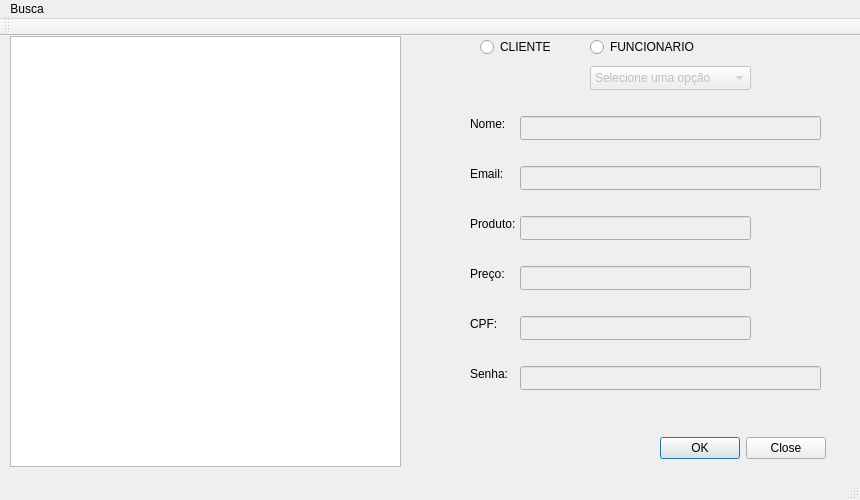
<?xml version="1.0" encoding="UTF-8"?>
<ui version="4.0">
 <class>MainWindow</class>
 <widget class="QMainWindow" name="MainWindow">
  <property name="geometry">
   <rect>
    <x>0</x>
    <y>0</y>
    <width>860</width>
    <height>500</height>
   </rect>
  </property>
  <property name="sizePolicy">
   <sizepolicy hsizetype="Expanding" vsizetype="Expanding">
    <horstretch>0</horstretch>
    <verstretch>0</verstretch>
   </sizepolicy>
  </property>
  <property name="minimumSize">
   <size>
    <width>860</width>
    <height>500</height>
   </size>
  </property>
  <property name="maximumSize">
   <size>
    <width>860</width>
    <height>500</height>
   </size>
  </property>
  <property name="windowTitle">
   <string>APS-POO CADASTRO DE PESSOAS</string>
  </property>
  <property name="animated">
   <bool>false</bool>
  </property>
  <widget class="QWidget" name="centralWidget">
   <property name="sizePolicy">
    <sizepolicy hsizetype="Expanding" vsizetype="Expanding">
     <horstretch>0</horstretch>
     <verstretch>0</verstretch>
    </sizepolicy>
   </property>
   <widget class="QRadioButton" name="rbtCliente">
    <property name="geometry">
     <rect>
      <x>480</x>
      <y>0</y>
      <width>91</width>
      <height>22</height>
     </rect>
    </property>
    <property name="text">
     <string>CLIENTE</string>
    </property>
   </widget>
   <widget class="QLabel" name="label">
    <property name="geometry">
     <rect>
      <x>470</x>
      <y>80</y>
      <width>51</width>
      <height>16</height>
     </rect>
    </property>
    <property name="text">
     <string>Nome:</string>
    </property>
   </widget>
   <widget class="QLineEdit" name="txtNome">
    <property name="enabled">
     <bool>false</bool>
    </property>
    <property name="geometry">
     <rect>
      <x>520</x>
      <y>80</y>
      <width>301</width>
      <height>24</height>
     </rect>
    </property>
    <property name="sizePolicy">
     <sizepolicy hsizetype="Expanding" vsizetype="Fixed">
      <horstretch>0</horstretch>
      <verstretch>0</verstretch>
     </sizepolicy>
    </property>
   </widget>
   <widget class="QRadioButton" name="rbtFuncionario">
    <property name="geometry">
     <rect>
      <x>590</x>
      <y>0</y>
      <width>111</width>
      <height>22</height>
     </rect>
    </property>
    <property name="text">
     <string>FUNCIONARIO</string>
    </property>
   </widget>
   <widget class="QLabel" name="label_2">
    <property name="geometry">
     <rect>
      <x>470</x>
      <y>130</y>
      <width>51</width>
      <height>16</height>
     </rect>
    </property>
    <property name="text">
     <string>Email:</string>
    </property>
   </widget>
   <widget class="QLineEdit" name="txtEmail">
    <property name="enabled">
     <bool>false</bool>
    </property>
    <property name="geometry">
     <rect>
      <x>520</x>
      <y>130</y>
      <width>301</width>
      <height>24</height>
     </rect>
    </property>
    <property name="sizePolicy">
     <sizepolicy hsizetype="Expanding" vsizetype="Fixed">
      <horstretch>0</horstretch>
      <verstretch>0</verstretch>
     </sizepolicy>
    </property>
    <property name="alignment">
     <set>Qt::AlignJustify|Qt::AlignVCenter</set>
    </property>
   </widget>
   <widget class="QLabel" name="label_3">
    <property name="geometry">
     <rect>
      <x>470</x>
      <y>180</y>
      <width>51</width>
      <height>16</height>
     </rect>
    </property>
    <property name="text">
     <string>Produto:</string>
    </property>
   </widget>
   <widget class="QLineEdit" name="txtProduto">
    <property name="enabled">
     <bool>false</bool>
    </property>
    <property name="geometry">
     <rect>
      <x>520</x>
      <y>180</y>
      <width>231</width>
      <height>24</height>
     </rect>
    </property>
    <property name="sizePolicy">
     <sizepolicy hsizetype="Expanding" vsizetype="Fixed">
      <horstretch>0</horstretch>
      <verstretch>0</verstretch>
     </sizepolicy>
    </property>
   </widget>
   <widget class="QLabel" name="label_4">
    <property name="geometry">
     <rect>
      <x>470</x>
      <y>280</y>
      <width>51</width>
      <height>16</height>
     </rect>
    </property>
    <property name="text">
     <string>CPF:</string>
    </property>
   </widget>
   <widget class="QLineEdit" name="txtCpf">
    <property name="enabled">
     <bool>false</bool>
    </property>
    <property name="geometry">
     <rect>
      <x>520</x>
      <y>280</y>
      <width>231</width>
      <height>24</height>
     </rect>
    </property>
    <property name="sizePolicy">
     <sizepolicy hsizetype="Expanding" vsizetype="Fixed">
      <horstretch>0</horstretch>
      <verstretch>0</verstretch>
     </sizepolicy>
    </property>
   </widget>
   <widget class="QLabel" name="label_5">
    <property name="geometry">
     <rect>
      <x>470</x>
      <y>330</y>
      <width>51</width>
      <height>16</height>
     </rect>
    </property>
    <property name="text">
     <string>Senha:</string>
    </property>
   </widget>
   <widget class="QLineEdit" name="txtSenha">
    <property name="enabled">
     <bool>false</bool>
    </property>
    <property name="geometry">
     <rect>
      <x>520</x>
      <y>330</y>
      <width>301</width>
      <height>24</height>
     </rect>
    </property>
    <property name="sizePolicy">
     <sizepolicy hsizetype="Expanding" vsizetype="Fixed">
      <horstretch>0</horstretch>
      <verstretch>0</verstretch>
     </sizepolicy>
    </property>
   </widget>
   <widget class="QComboBox" name="cbxFuncionario">
    <property name="enabled">
     <bool>false</bool>
    </property>
    <property name="geometry">
     <rect>
      <x>590</x>
      <y>30</y>
      <width>161</width>
      <height>24</height>
     </rect>
    </property>
    <item>
     <property name="text">
      <string>Selecione uma opção</string>
     </property>
    </item>
    <item>
     <property name="text">
      <string>Administrador</string>
     </property>
    </item>
    <item>
     <property name="text">
      <string>Funcionario</string>
     </property>
    </item>
   </widget>
   <widget class="QDialogButtonBox" name="buttonBox">
    <property name="geometry">
     <rect>
      <x>660</x>
      <y>400</y>
      <width>166</width>
      <height>24</height>
     </rect>
    </property>
    <property name="standardButtons">
     <set>QDialogButtonBox::Close|QDialogButtonBox::Ok</set>
    </property>
   </widget>
   <widget class="QTextEdit" name="txeBanco">
    <property name="geometry">
     <rect>
      <x>10</x>
      <y>0</y>
      <width>391</width>
      <height>431</height>
     </rect>
    </property>
   </widget>
   <widget class="QLabel" name="label_6">
    <property name="geometry">
     <rect>
      <x>470</x>
      <y>230</y>
      <width>51</width>
      <height>16</height>
     </rect>
    </property>
    <property name="text">
     <string>Preço:</string>
    </property>
   </widget>
   <widget class="QLineEdit" name="txtPreco">
    <property name="enabled">
     <bool>false</bool>
    </property>
    <property name="geometry">
     <rect>
      <x>520</x>
      <y>230</y>
      <width>231</width>
      <height>24</height>
     </rect>
    </property>
    <property name="sizePolicy">
     <sizepolicy hsizetype="Expanding" vsizetype="Fixed">
      <horstretch>0</horstretch>
      <verstretch>0</verstretch>
     </sizepolicy>
    </property>
   </widget>
  </widget>
  <widget class="QMenuBar" name="menuBar">
   <property name="geometry">
    <rect>
     <x>0</x>
     <y>0</y>
     <width>860</width>
     <height>21</height>
    </rect>
   </property>
   <widget class="QMenu" name="menuBusca">
    <property name="title">
     <string>Busca</string>
    </property>
    <addaction name="actionNova_Busca"/>
   </widget>
   <addaction name="menuBusca"/>
  </widget>
  <widget class="QToolBar" name="mainToolBar">
   <attribute name="toolBarArea">
    <enum>TopToolBarArea</enum>
   </attribute>
   <attribute name="toolBarBreak">
    <bool>false</bool>
   </attribute>
  </widget>
  <widget class="QStatusBar" name="statusBar"/>
  <action name="actionNova_Busca">
   <property name="text">
    <string>Nova Busca</string>
   </property>
  </action>
 </widget>
 <layoutdefault spacing="6" margin="11"/>
 <resources/>
 <connections>
  <connection>
   <sender>menuBar</sender>
   <signal>triggered(QAction*)</signal>
   <receiver>MainWindow</receiver>
   <slot>showBusca()</slot>
   <hints>
    <hint type="sourcelabel">
     <x>19</x>
     <y>10</y>
    </hint>
    <hint type="destinationlabel">
     <x>478</x>
     <y>82</y>
    </hint>
   </hints>
  </connection>
 </connections>
 <slots>
  <slot>showBusca()</slot>
 </slots>
</ui>
